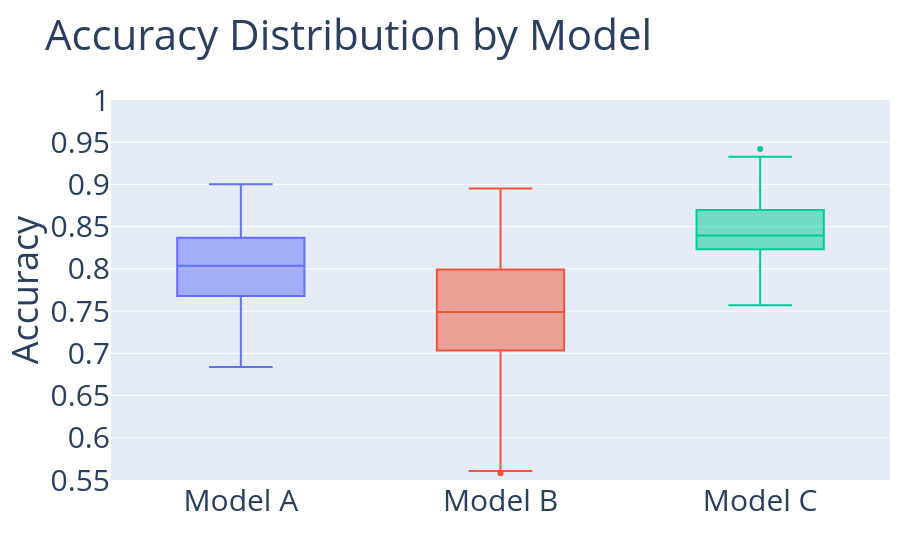

The code cell stored with this chart in its notebook:
### Markdown cell above
## 1 · `plotBox` — grouped box plots

### Code cell
rng = np.random.default_rng(0)

box_data = {
    'Model A': rng.normal(loc=0.80, scale=0.05, size=100),
    'Model B': rng.normal(loc=0.75, scale=0.08, size=100),
    'Model C': rng.normal(loc=0.85, scale=0.03, size=100),
}

plotBox(
    box_data,
    title='Accuracy Distribution by Model',
    y_label='Accuracy',
    ylimit=[0.55, 1.0],
)
